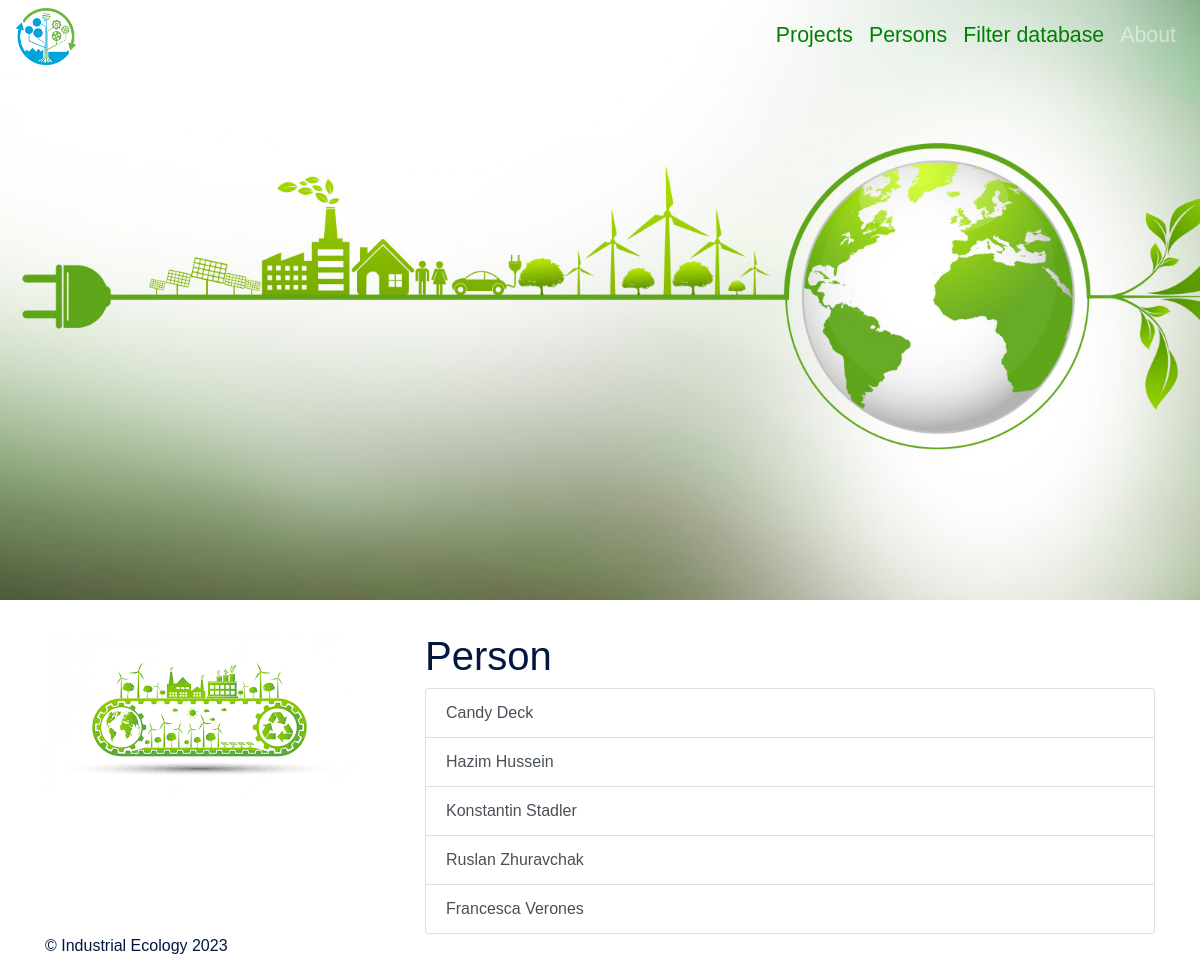
The page /persons on the database as committed earlier.
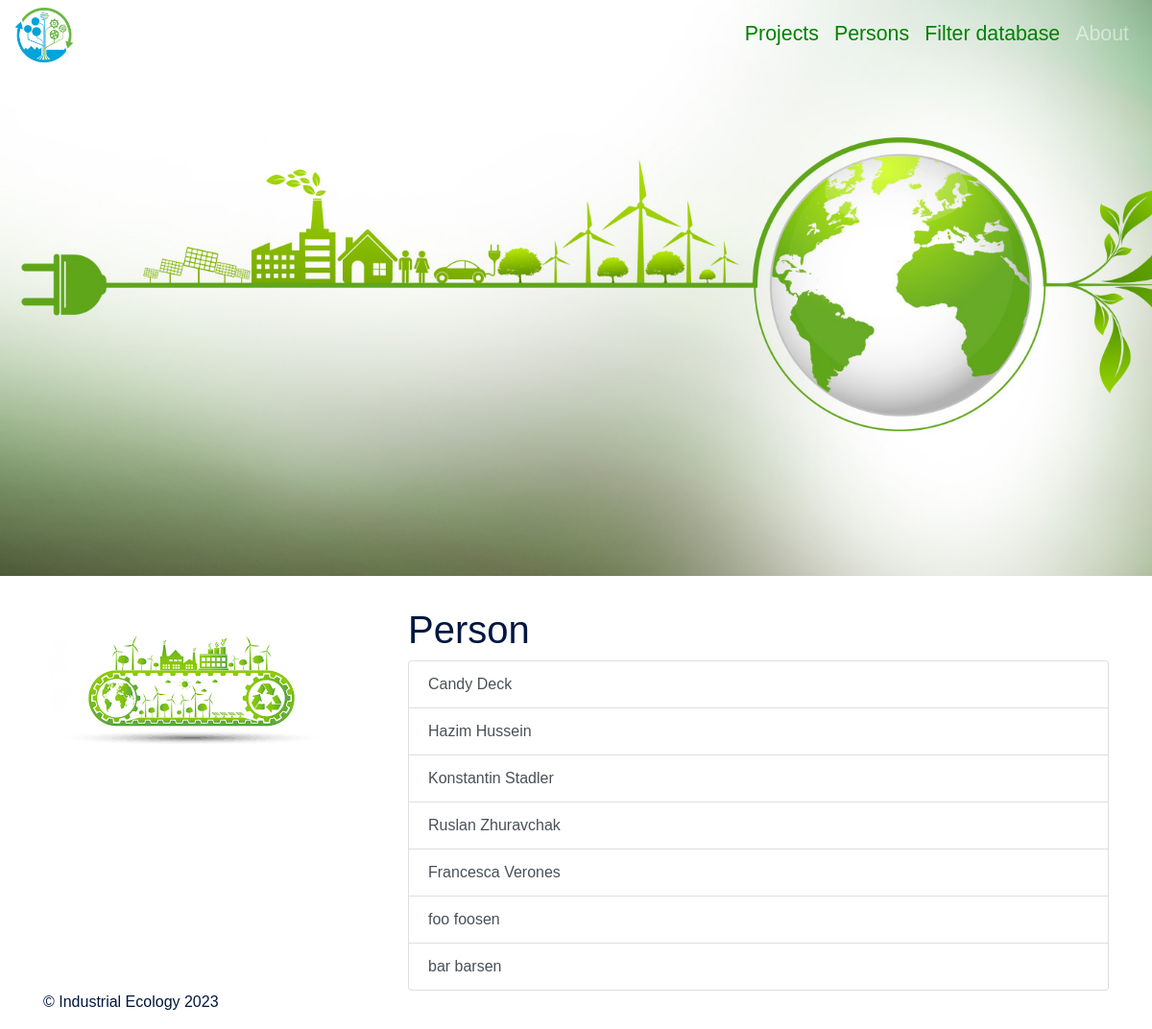
The same page on the database as committed later.
### app_indecol/models.py (models this page shows)
class Person(models.Model):
    first_name = models.CharField(
        unique=False,
        null=False,
        blank=False,
        max_length=50
    )
    middle_name = models.CharField(
        unique=False,
        null=True,
        blank=True,
        max_length=50
    )
    last_name = models.CharField(
        unique=False,
        null=False,
        blank=False,
        max_length=50
    )
    start_date= models.DateField(
        null = False,
        blank=False
    )
    end_date= models.DateField(
        null=True,
        blank = True
    )
    role = models.CharField(choices = role_choices,
                            max_length=50)
    def __str__(self):
        return self.first_name + ' ' + self.last_name

### app_indecol/views.py (the view)
# urls.py: path('persons', views.persons, name = 'persons'),
def persons(request):
    all_persons= models.Person.objects.all()
    return render(request,'persons.html',{'persons': all_persons})

### app_indecol/templates/persons.html (shortened to what this page needs)
{% extends 'base.html' %}
{%block content%}
<h1>Person</h1>
<ul class = "list-group">
{%for person in persons%}
    <a class = "list-group-item list-group-item-action" href = " {% url 'person_details' person.id %}">
        {{person}}
    </a>
{%endfor%}
</ul>
{%endblock content%}

Rows that differ between the two databases and show on the page:
added Person: first_name+last_name "foo foosen"
added Person: first_name+last_name "bar barsen"
